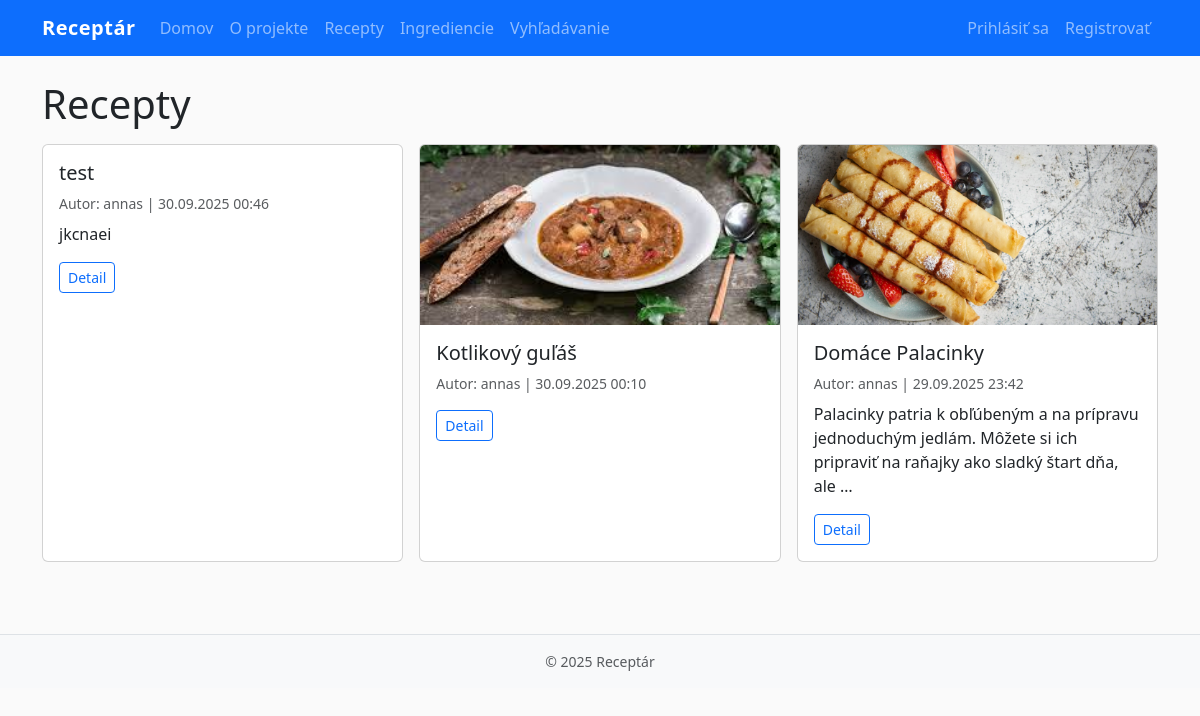
Page /recipes/ on the earlier database version.
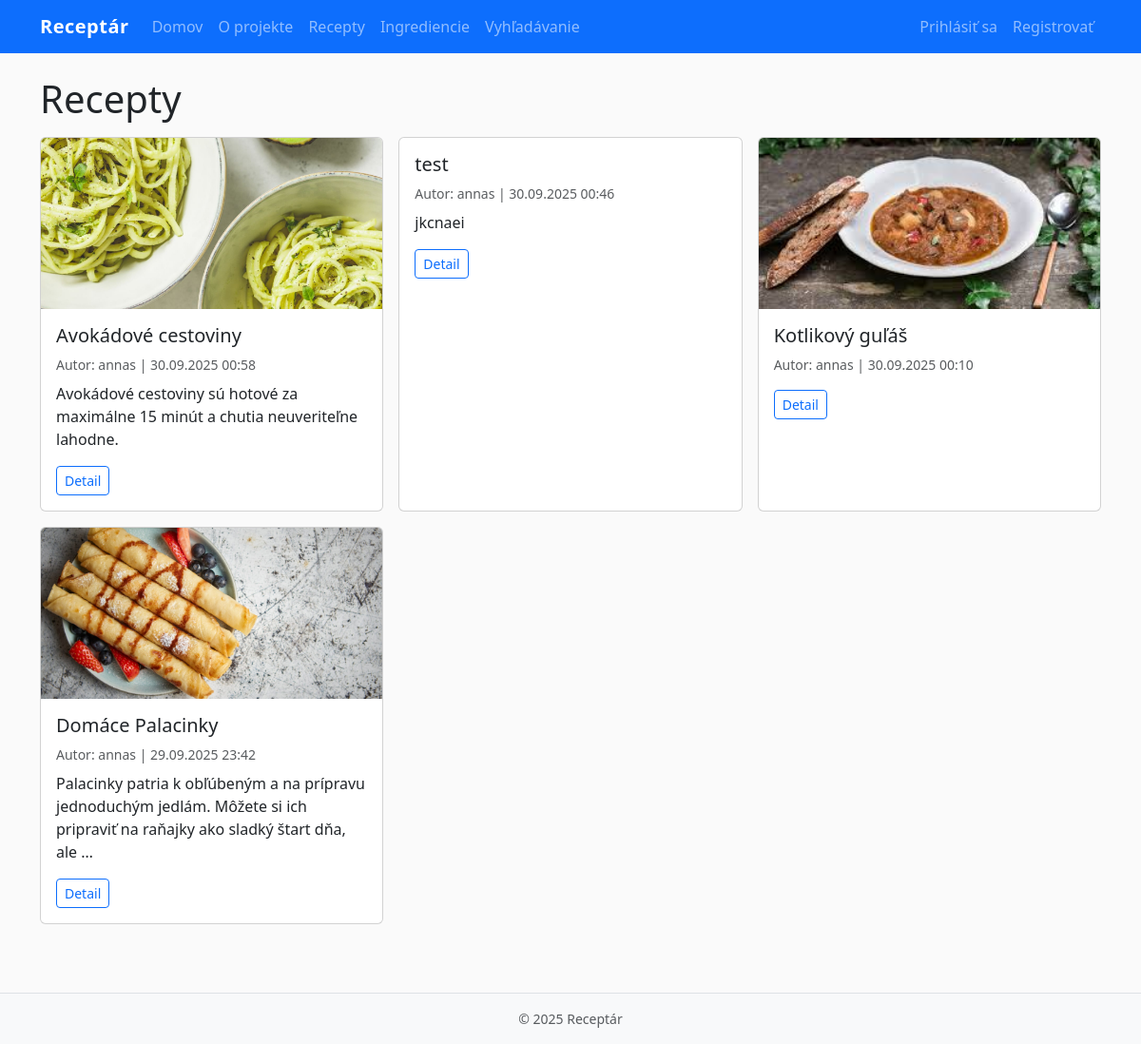
Same page on the later database version.
### recipes/models.py (models this page shows, shortened)
class Recipe(models.Model):
    title = models.CharField(max_length=200)
    description = models.TextField(blank=True)
    instructions = models.TextField()
    image = models.ImageField(upload_to="recipes/", blank=True, null=True)
    created_by = models.ForeignKey(User, on_delete=models.CASCADE, related_name="recipes")
    created_at = models.DateTimeField(auto_now_add=True)
    ingredients = models.ManyToManyField(Ingredient, through="RecipeIngredient", related_name="recipes")
    class Meta:
        ordering = ["-created_at"]

### recipes/views.py (the view)
# urls.py: path("", RecipeListView.as_view(), name="list"),
class RecipeListView(ListView):
    model = Recipe
    template_name = "recipes/recipe_list.html"
    context_object_name = "recipes"
    paginate_by = 12

### templates/recipes/recipe_list.html (shortened to what this page needs)
{% extends "base.html" %}
{% block content %}
<h1 class="mb-3">Recepty</h1>
<div class="row g-3">
  {% for r in recipes %}
  <div class="col-md-4">
    <div class="card h-100">
      {% if r.image %}<img src="{{ r.image.url }}" class="card-img-top" alt="{{ r.title }}">{% endif %}
      <div class="card-body">
        <h5 class="card-title">{{ r.title }}</h5>
        <p class="card-text text-muted small mb-2">Autor: {{ r.created_by.username }} | {{ r.created_at|date:"d.m.Y H:i" }}</p>
        <p class="card-text">{{ r.description|truncatewords:20 }}</p>
        <a href="{% url 'recipes:detail' r.pk %}" class="btn btn-outline-primary btn-sm">Detail</a>
      </div>
    </div>
  </div>
  {% empty %}
    <p>Žiadne recepty zatiaľ nie sú.</p>
  {% endfor %}
</div>
{% endblock %}

### templates/base.html (shortened to what this page needs)
<!doctype html>
<html lang="sk">
<head>
  {% load static %}
  <link href="https://cdn.jsdelivr.net/npm/bootstrap@5.3.3/dist/css/bootstrap.min.css" rel="stylesheet">
  <link href="{% static 'css/styles.css' %}" rel="stylesheet">
</head>
<body>
<nav class="navbar navbar-expand-lg navbar-dark bg-primary">
  <div class="container">
    <a class="navbar-brand fw-bold" href="{% url 'home' %}">Receptár</a>
    <div id="nav" class="collapse navbar-collapse">
      <ul class="navbar-nav me-auto mb-2 mb-lg-0">
        <li class="nav-item"><a class="nav-link" href="{% url 'home' %}">Domov</a></li>
        <li class="nav-item"><a class="nav-link" href="{% url 'about' %}">O projekte</a></li>
        <li class="nav-item"><a class="nav-link" href="{% url 'recipes:list' %}">Recepty</a></li>
        <li class="nav-item"><a class="nav-link" href="{% url 'recipes:ingredients' %}">Ingrediencie</a></li>
        <li class="nav-item"><a class="nav-link" href="{% url 'recipes:search' %}">Vyhľadávanie</a></li>
      </ul>
      <ul class="navbar-nav">
        {% if user.is_authenticated %}
          <li class="nav-item">
            <span class="navbar-text me-3">
              Prihlásený/á: <strong>{{ user.username }}</strong>
            </span>
          </li>
          <li class="nav-item"><a class="nav-link" href="{% url 'recipes:create' %}">Pridať recept</a></li>
          <li class="nav-item">
            <form method="post" action="{% url 'logout' %}" class="d-inline">
              {% csrf_token %}
              <button type="submit" class="btn btn-link nav-link p-0">Odhlásiť sa</button>
            </form>
          </li>
        {% else %}
          <li class="nav-item"><a class="nav-link" href="{% url 'login' %}">Prihlásiť sa</a></li>
          <li class="nav-item"><a class="nav-link" href="{% url 'signup' %}">Registrovať</a></li>
        {% endif %}
      </ul>
    </div>
  </div>
</nav>
<main class="py-4">
  <div class="container">
    {% block content %}{% endblock %}
  </div>
</main>
<footer class="bg-light border-top py-3 mt-5">
  <div class="container text-center small text-muted">
    © {% now "Y" %} Receptár
  </div>
</footer>
</body>
</html>

### static/css/styles.css (style rules this page uses)
body { background-color: #fafafa; }
.navbar-brand { letter-spacing: 0.5px; }
.card-img-top { object-fit: cover; height: 180px; }

Differences in the rows shown:
added Recipe: image (picture), title "Avokádové cestoviny", created_by.username "annas", created_at "30.09.2025 00:58", description "Avokádové cestoviny sú hotové za maximálne 15 minút a chutia neuveriteľne lahodne."
